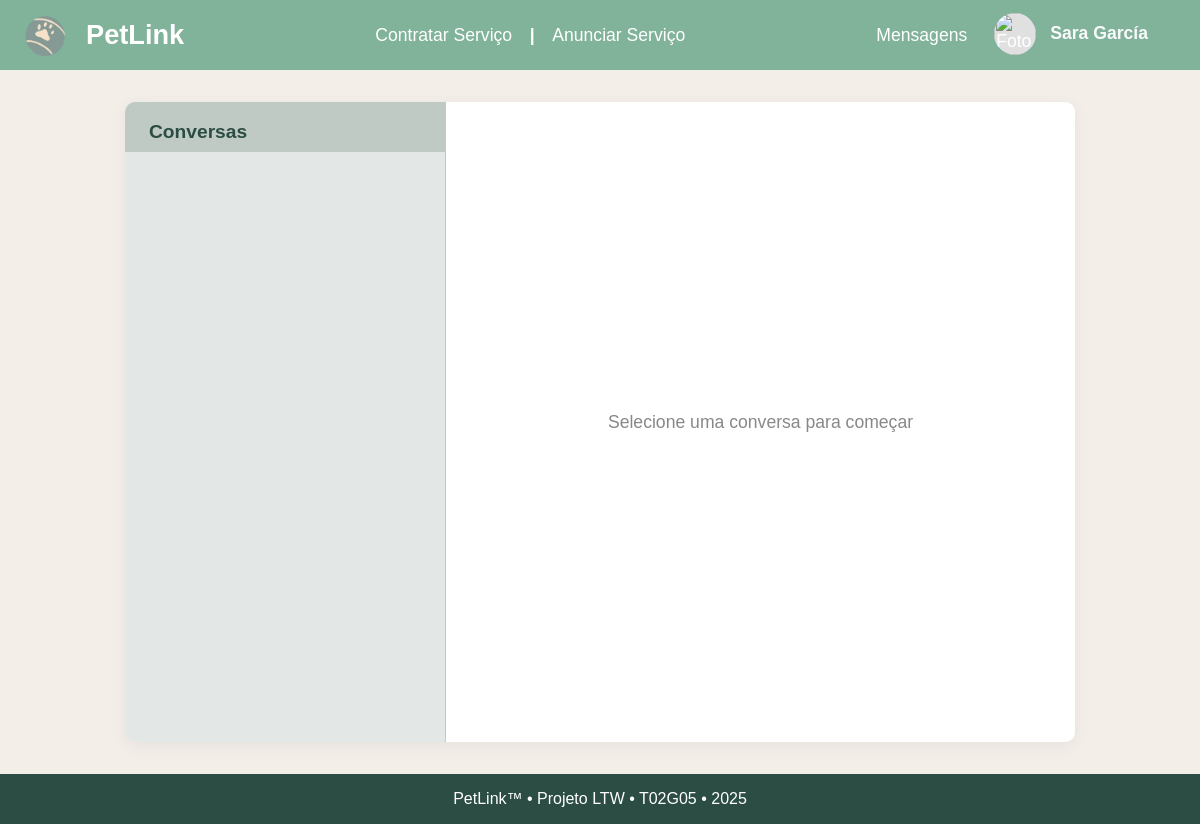
The app's page /pages/messages.php (signed in), older data.
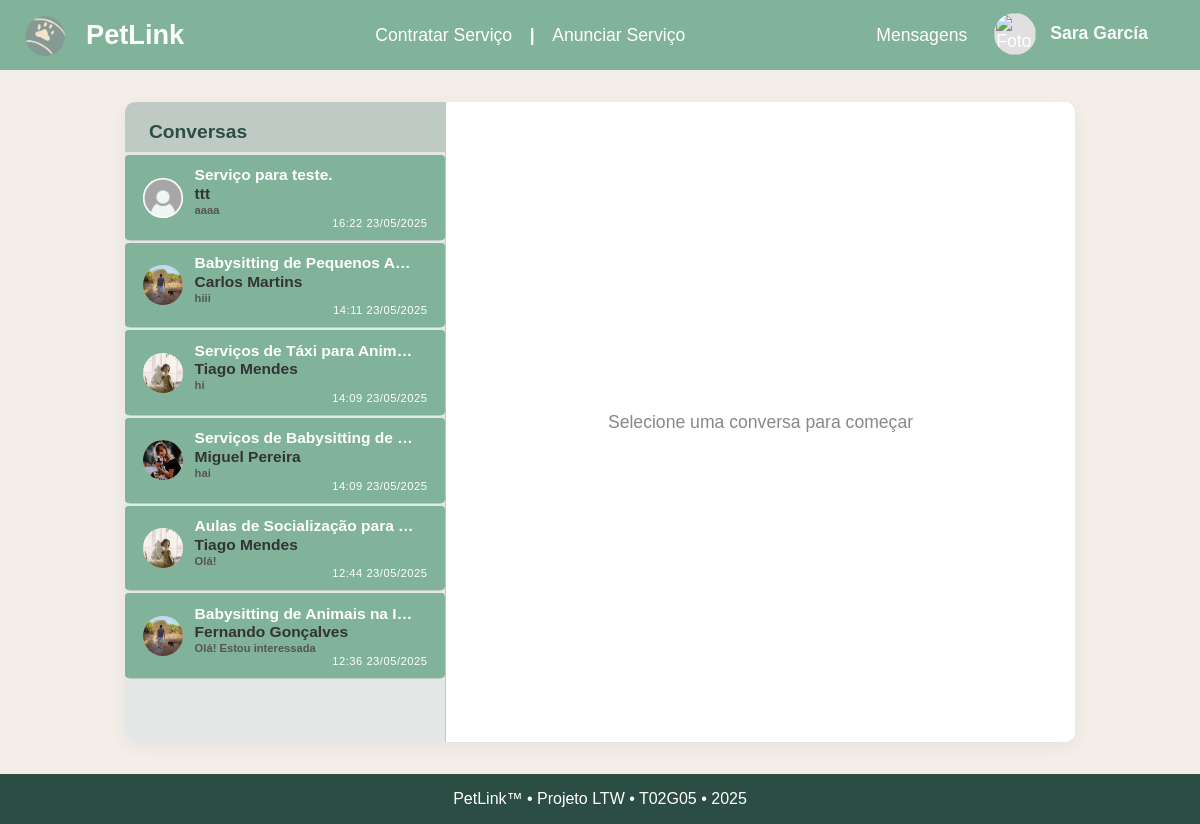
The same page, newer data.
### tables this page shows
CREATE TABLE Ads (
    ad_id           INTEGER PRIMARY KEY AUTOINCREMENT,
    service_id      INTEGER NOT NULL,
    freelancer_id   INTEGER NOT NULL,
    title           TEXT NOT NULL,
    description     TEXT NOT NULL,
    price           REAL NOT NULL,
    price_period    TEXT NOT NULL,
    created_at      TIMESTAMP DEFAULT CURRENT_TIMESTAMP,

    FOREIGN KEY (freelancer_id) REFERENCES Users(user_id) ON DELETE CASCADE,
    FOREIGN KEY (service_id) REFERENCES Services(service_id) ON DELETE RESTRICT,
    CONSTRAINT valid_price_period CHECK (price_period IN ('hora', 'semana', 'dia', 'mês'))
);

### pages/messages.php (called while the page is built, shortened)
<?php
require_once('../templates/layout.php');
require_once('../templates/messages.php');
$db = getDatabaseConnection();
$currentUserId = $_SESSION['user_id'];
$selectedAdId = isset($_GET['ad']) ? intval($_GET['ad']) : null;
$selectedUserId = isset($_GET['to']) ? intval($_GET['to']) : null;
$stmt = $db->prepare('
    SELECT DISTINCT
        CASE
            WHEN from_user_id = :user_id THEN to_user_id
            ELSE from_user_id
        END AS user_id,
        u.username,
        u.name,
        u.photo_id,
        a.ad_id,
        a.title AS ad_title,
        a.freelancer_id,
        (SELECT text FROM Messages m2 WHERE (m2.from_user_id = :user_id OR m2.to_user_id = :user_id) AND m2.ad_id = a.ad_id AND (m2.from_user_id = u.user_id OR m2.to_user_id = u.user_id) ORDER BY m2.sent_at DESC LIMIT 1) AS last_message,
        (SELECT sent_at FROM Messages m2 WHERE (m2.from_user_id = :user_id OR m2.to_user_id = :user_id) AND m2.ad_id = a.ad_id AND (m2.from_user_id = u.user_id OR m2.to_user_id = u.user_id) ORDER BY m2.sent_at DESC LIMIT 1) AS last_time
    FROM Messages m
    JOIN Users u ON u.user_id = CASE WHEN m.from_user_id = :user_id THEN m.to_user_id ELSE m.from_user_id END
    JOIN Ads a ON a.ad_id = m.ad_id
    WHERE m.from_user_id = :user_id OR m.to_user_id = :user_id
    ORDER BY last_time DESC
');
$stmt->execute([':user_id' => $currentUserId]);
$chats = $stmt->fetchAll(PDO::FETCH_ASSOC);
$messages = [];
drawMensagens($chats, $messages, $selectedAdId, $selectedUserId, $latestOrder ?? null);
?>

### templates/messages.php (the view, shortened to what the changed rows need)
<link rel="stylesheet" href="../stylesheets/style.css">
<?php function drawMensagens(array $chats, array $messages, ?int $selectedAdId, ?int $selectedUserId, $latestOrder = null): void { ?>
<div class="chat-container">
  <aside class="chat-list">
    <h2>Conversas</h2>
    <ul>
      <?php foreach ($chats as $chat): ?>
        <li class="<?= $selectedAdId === $chat['ad_id'] && $selectedUserId === $chat['user_id'] ? 'active' : '' ?>">
          <a class="profile-link<?= ($selectedAdId == $chat['ad_id'] && $selectedUserId == $chat['user_id']) ? ' active' : '' ?>"
             href="../pages/messages.php?ad=<?= htmlspecialchars((string)$chat['ad_id']) ?>&to=<?= htmlspecialchars((string)$chat['user_id']) ?>">
            <div style="display: flex; align-items: center; gap: 12px;">
              <img src="<?php
  $profilePhotoId = $chat['photo_id'] ?? 'default';
  if (
    !$profilePhotoId ||
    $profilePhotoId === 'default' ||
    $profilePhotoId === '../resources/default_profile.png'
  ) {
    $src = '/resources/profilePics/0.png';
  } elseif (is_numeric($profilePhotoId)) {
    $src = "/resources/profilePics/" . $profilePhotoId . ".png";
  } else {
    $src = "/resources/profilePics/" . basename((string)$profilePhotoId);
  }
  echo htmlspecialchars($src);
?>" alt="Foto de perfil" style="width:40px; height:40px; border-radius:50%; object-fit:cover; background:#e0e0e0;">
              <div style="flex:1;">
                <strong><?= htmlspecialchars($chat['ad_title']) ?></strong>
                <div style="font-size:0.97em; color:#333;">
                  <?= htmlspecialchars($chat['name']) ?> <span style="color:#81B29A;"></span>
                </div>
                <div class="chat-last-message"><?= htmlspecialchars($chat['last_message']) ?></div>
                <div class="chat-last-time">
                  <?php
                    if (!empty($chat['last_time'])) {
                      $dt = new DateTime($chat['last_time']);
                      echo htmlspecialchars($dt->format('H:i d/m/Y'));
                    }
                  ?>
                </div>
              </div>
            </div>
          </a>
        </li>
      <?php endforeach; ?>
    </ul>
  </aside>
</div>
<?php } ?>

Row changes from the older to the newer data that the page shows:
added ads: shows a picture, title "Serviço para teste.", name "ttt", last_message "aaaa", format "16:22 23/05/2025"
now on this page (row edited): ads: title "Babysitting de Pequenos A…", name "Carlos Martins", last_message "hiii", format "14:11 23/05/2025"
now on this page (row edited): ads: title "Serviços de Táxi para Anim…", name "Tiago Mendes", last_message "hi", format "14:09 23/05/2025"
now on this page (row edited): ads: shows a picture, title "Serviços de Babysitting de…", name "Miguel Pereira", last_message "hai", format "14:09 23/05/2025"
now on this page (row edited): ads: title "Aulas de Socialização para…", name "Tiago Mendes", last_message "Olá!", format "12:44 23/05/2025"
now on this page (row edited): ads: title "Babysitting de Animais na I…", name "Fernando Gonçalves", last_message "Olá! Estou interessada", format "12:36 23/05/2025"
